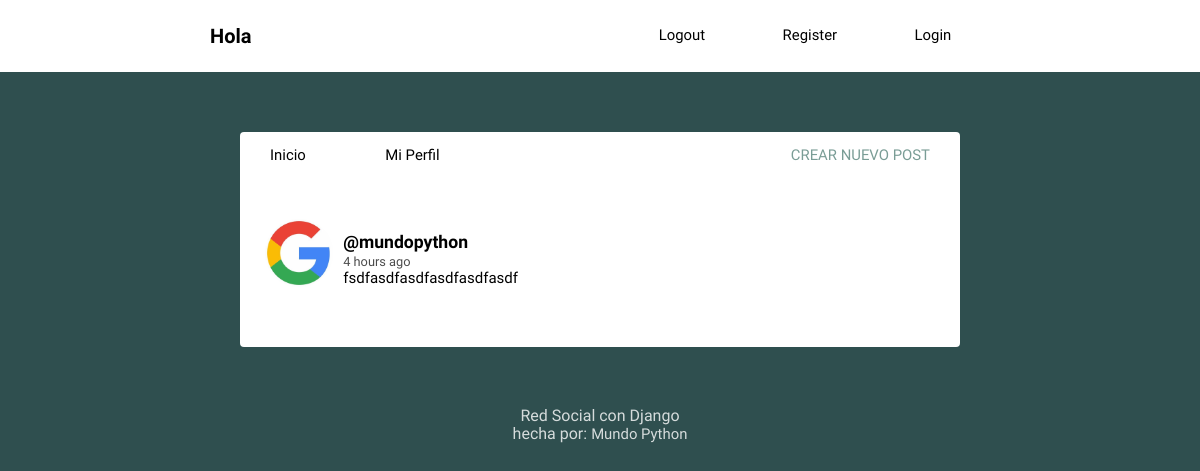
Before: / with the older database file.
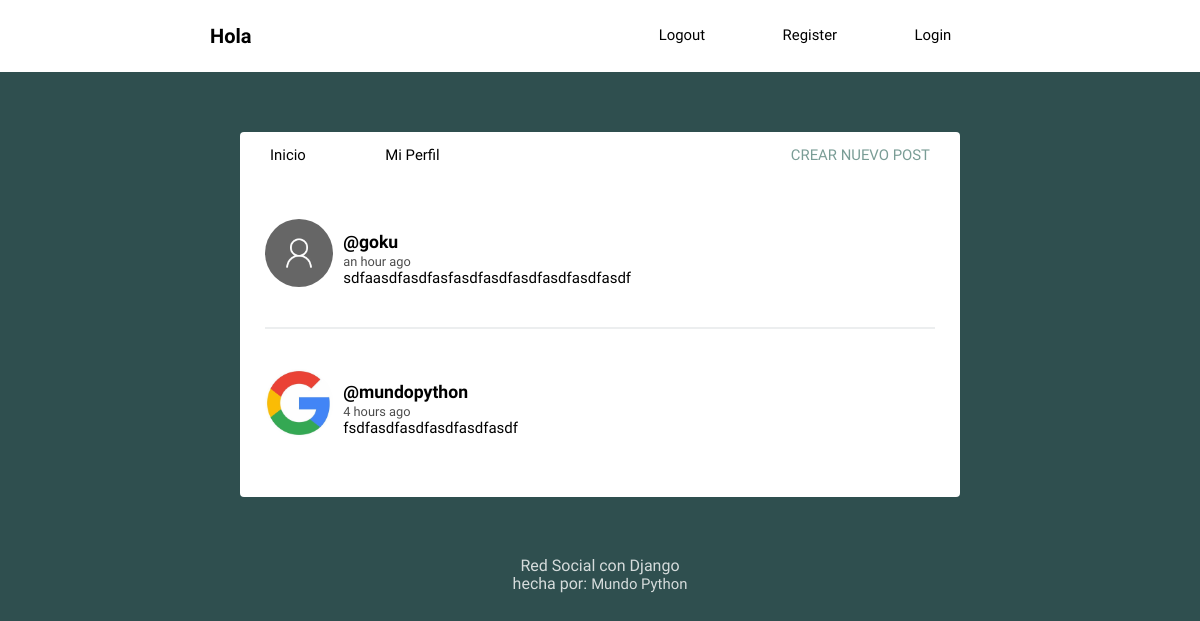
After: the same page with the newer database file.
### red_social/social/models.py (models this page shows, shortened)
class Post(models.Model):
    user = models.ForeignKey(User, on_delete=models.CASCADE, related_name='posts')
    timestamp = models.DateTimeField(default=timezone.now)
    content = models.TextField()
    class Meta:
        ordering = ['-timestamp']

class Profile(models.Model):
    user = models.OneToOneField(User, on_delete=models.CASCADE) #relaciona tablas similar a symfony o hibernate
    image = models.ImageField(default='default.png')

### red_social/social/views.py (the view)
# urls.py: path('', views.feed, name='feed'),
def feed(request):
    posts = Post.objects.all()
    context = {
        'posts': posts
    }
    return render(request, 'social/feed.html', context)

### red_social/social/templates/social/feed.html (shortened to what this page needs)
{% extends 'social/layout.html' %}
{% load humanize %}
{% block content %}
    {% for post in posts %}
    <article>
        <div class="container-article">
            <img src="{{ post.user.profile.image.url }}">
            <div>
                <h2 class="username"><a href="#">@{{ post.user.username }}</a></h2>
                <time data-time="#">{{ post.timestamp|naturaltime }}</time>
                <div class="post">{{ post.content }}</div>
            </div>
        </div>
    </article>
    {% endfor %}
{% endblock %}

### red_social/social/templates/social/layout.html (shortened to what this page needs)
<!DOCTYPE html>
{% load  static %}
<html>
<head>
	<link rel="stylesheet" type="text/css" href="{% static 'normalize.css' %}">
	<link rel="stylesheet" type="text/css" href="{% static 'style.css' %}">
</head>
<body>
	<header class="main-head">
		<nav class="main">
			<h1 id="logo">Hola</h1>
			<ul>
				<li><a href="#">Logout</a></li>
				<li><a href="#">Register</a></li>
				<li><a href="#">Login</a></li>
			</ul>
		</nav>
	</header>
	<div class="main">
		<nav class="second-nav">
			<a class="feed" href="#">Inicio</a>
			<a class="profile" href="#">Mi Perfil</a>
			<a class="new" href="#">Crear nuevo post</a>
		</nav>
		{% block content %}
		{% endblock content %}
	</div>
	<footer>
		<div class="row">
			<p>Red Social con Django<br>hecha por: <a href="http://www.youtube.com/mundopython">Mundo Python</a></p>
		</div>
	</footer>
</body>
</html>

### red_social/social/static/style.css (style rules this page uses)
body { background: #2F4F4F; font-size: 62.5%; font-family: 'Varela Round', Helvetica, Arial, serif; }
p { font-size: 1rem; }
img { object-fit: cover; }
.main-head { background: white; color: black; }
nav.main { min-height: 7vh; display: flex; width: 65%; margin: auto; align-items: center; padding: 0.5rem; }
nav.main ul { display: flex; flex: 1 1 40rem; justify-content: space-around; align-items: center; list-style: none; }
#logo { flex: 2 1 40rem; }
a { font-size: .93rem; text-decoration: none; color: black; }
.main { background: white; width: 60%; margin: 5% auto; border-radius: 4px; padding-bottom: 20px; }
.second-nav { display: flex; padding: 15px 30px; }
.second-nav .feed { flex: 1 1 30px; }
.second-nav .profile { flex: 1 1 30px; }
.second-nav .new { flex: 6 1 5rem; text-align: right; text-transform: uppercase; color: #7A9D96; }
article { width: 93%; margin: auto; padding: 40px 0; border-bottom: 2px solid #ECEEEF; }
.username { margin-bottom: .2rem; }
.username a { font-size: 1.1rem; }
.container-article { display: flex; }
.container-article img { height: 68px; width: 68px; margin-right: 10px; border-radius: 50%; }
article:last-child { border-bottom: 0; }
time { font-size: .8rem; opacity: .7; }
.post { font-size: .94rem; }
.profile { display: flex; align-items: center; flex-direction: column; }
footer { color: white; text-align: center; font-size: .875em; margin: 40px 0; }
footer p { opacity: .8; }
footer p a { color: white; }

Changed rows visible on the page:
added Post: user.profile.image (placeholder picture), user.username "goku", timestamp "an hour ago", content "sdfaasdfasdfasfasdfasdfasdfasdfasdfasdf"
